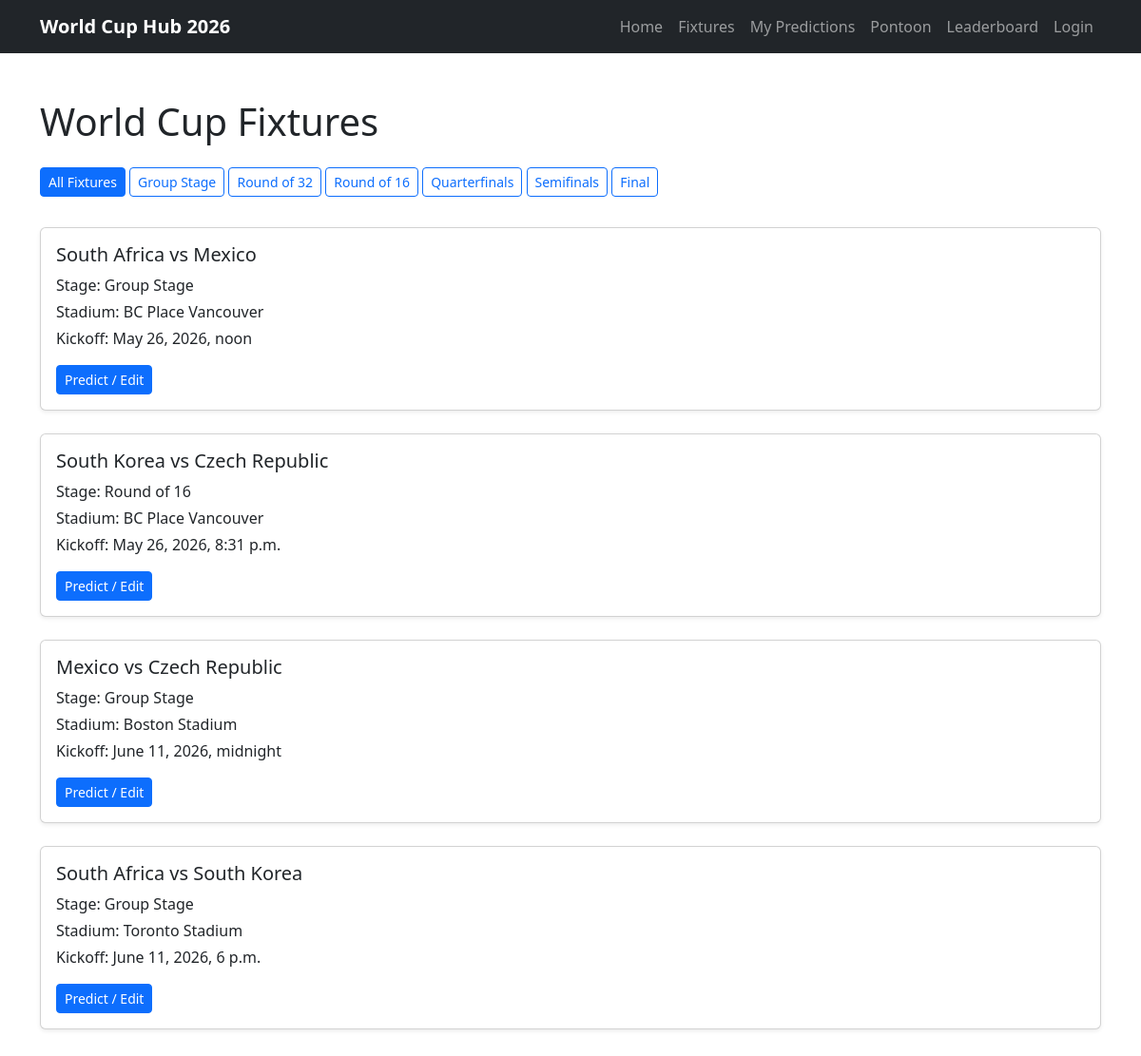
/fixtures/, run on an earlier commit of the app's database.
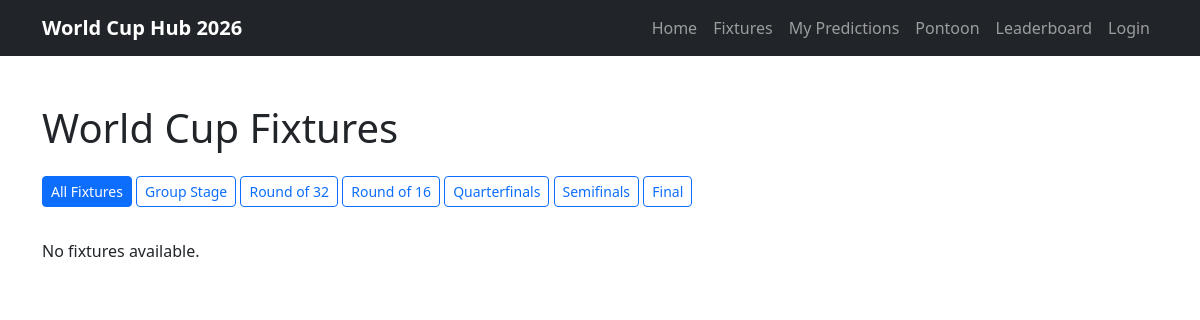
And on a later commit of the database.
### predictor/models.py (models this page shows, shortened)
class Fixture(models.Model):
    STAGE_CHOICES = [
        ('Group Stage', 'Group Stage'),
        ('Round of 32', 'Round of 32'),
        ('Round of 16', 'Round of 16'),
        ('Quarterfinals', 'Quarterfinals'),
        ('Semifinals', 'Semifinals'),
        ('Final', 'Final'),
    ]
    home_team = models.ForeignKey(
        Team,
        on_delete=models.CASCADE,
        related_name='home_fixtures'
    )
    away_team = models.ForeignKey(
        Team,
        on_delete=models.CASCADE,
        related_name='away_fixtures'
    )
    stadium = models.ForeignKey(
        Stadium,
        on_delete=models.SET_NULL,
        related_name='fixtures',
        null=True,
        blank=True
    )
    stage = models.CharField(max_length=20, choices=STAGE_CHOICES)
    kickoff_time = models.DateTimeField()
    home_team_score = models.PositiveIntegerField(blank=True, null=True)
    away_team_score = models.PositiveIntegerField(blank=True, null=True)
    class Meta:
        ordering = ['kickoff_time']

class Team(models.Model):
    GROUP_CHOICES = [
        ('A', 'Group A'),
        ('B', 'Group B'),
        ('C', 'Group C'),
        ('D', 'Group D'),
        ('E', 'Group E'),
        ('F', 'Group F'),
        ('G', 'Group G'),
        ('H', 'Group H'),
        ('I', 'Group I'),
        ('J', 'Group J'),
        ('K', 'Group K'),
        ('L', 'Group L'),
    ]
    name = models.CharField(max_length=100)
    group = models.CharField(max_length=1, choices=GROUP_CHOICES)
    manager = models.CharField(max_length=100, blank=True, null=True)
    captain = models.CharField(max_length=100, blank=True, null=True)
    best_world_cup_finish = models.CharField(max_length=100, blank=True, null=True)
    best_world_cup_year = models.CharField(max_length=100,blank=True,null=True)
    def __str__(self):
        return self.name

class Stadium(models.Model):
    name = models.CharField(max_length=100)
    city = models.CharField(max_length=100)
    capacity = models.PositiveBigIntegerField(blank=True, null=True)
    def __str__(self):
        return self.name

### predictor/views.py (the view)
# urls.py: path("fixtures/", views.fixture_list, name="fixtures"),
def fixture_list(request, stage=None):
    stages = Fixture.STAGE_CHOICES
    if stage:
        fixtures = Fixture.objects.filter(stage=stage)
        selected_stage = stage
    else:
        fixtures = Fixture.objects.all()
        selected_stage = "all"
    if request.user.is_authenticated:
        predictions = Prediction.objects.filter(user=request.user)
    else:
        predictions = []
    context = {
        "fixtures": fixtures,
        "predictions": predictions,
        "stages": stages,
        "selected_stage": selected_stage,
    }
    return render(request, "predictor/fixture_list.html", context)

### predictor/templates/predictor/fixture_list.html (shortened to what this page needs)
{% extends "base.html" %} {% block title %}Fixtures | World Cup Hub 2026{% endblock %} {% block content %}
<section class="container py-5">
  <h1 class="mb-4">World Cup Fixtures</h1>
<div class="mb-4">
    <a href="{% url 'fixtures' %}"
       class="btn btn-sm mb-2 {% if selected_stage == 'all' %}btn-primary{% else %}btn-outline-primary{% endif %}">
        All Fixtures
    </a>
    {% for stage_value, stage_label in stages %}
        <a href="{% url 'fixtures_by_stage' stage_value %}"
           class="btn btn-sm mb-2 {% if selected_stage == stage_value %}btn-primary{% else %}btn-outline-primary{% endif %}">
            {{ stage_label }}
        </a>
    {% endfor %}
</div>
  <div class="row">
    {% for fixture in fixtures %}
    <div class="col-12 mb-4">
      <div class="card shadow-sm">
        <div class="card-body">
          <h2 class="h5">{{ fixture.home_team }} vs {{ fixture.away_team }}</h2>
          <p class="mb-1">Stage: {{ fixture.get_stage_display }}</p>
          <p class="mb-1">Stadium: {{ fixture.stadium }}</p>
          <p class="mb-0">Kickoff: {{ fixture.kickoff_time }}</p>
          <a href="{% url 'create_prediction' fixture.id %}" class="btn btn-primary btn-sm mt-3"> Predict / Edit </a>
        </div>
      </div>
    </div>
    {% empty %}
    <p>No fixtures available.</p>
    {% endfor %}
  </div>
</section>
{% endblock %}

### templates/base.html (shortened to what this page needs)
{% load static %}
<!doctype html>
<html lang="en">
  <head>
    <link href="https://cdn.jsdelivr.net/npm/bootstrap@5.3.3/dist/css/bootstrap.min.css" rel="stylesheet" />
    <link rel="stylesheet" href="{% static 'css/style.css' %}" />
  </head>
  <body>
    <nav class="navbar navbar-expand-lg navbar-dark bg-dark">
      <div class="container">
        <a class="navbar-brand fw-bold" href="#">World Cup Hub 2026</a>
        <div class="collapse navbar-collapse" id="mainNavbar">
          <ul class="navbar-nav ms-auto mb-2 mb-lg-0">
            <li class="nav-item">
              <a class="nav-link" href="#">Home</a>
            </li>
            <li class="nav-item">
              <a class="nav-link" href="{% url 'fixtures' %}">Fixtures</a>
            </li>
            <li class="nav-item">
              <a class="nav-link" href="{% url 'my_predictions' %}"> My Predictions </a>
            </li>
            <li class="nav-item">
              <a class="nav-link" href="{% url 'pontoon_home' %}"> Pontoon </a>
            </li>
            <li class="nav-item">
              <a class="nav-link" href="{% url 'leaderboard' %}"> Leaderboard </a>
            </li>
            <li class="nav-item">
              <a class="nav-link" href="#">Login</a>
            </li>
          </ul>
        </div>
      </div>
    </nav>
<main>
  {% block content %}
  {% endblock %}
</main>
  </body>
</html>

What changed in the data, as far as the page shows it:
removed Fixture: home_team "South Africa", away_team "Mexico", stage "Group Stage", stadium "BC Place Vancouver", kickoff_time "May 26, 2026, noon"
removed Fixture: home_team "South Korea", away_team "Czech Republic", stage "Round of 16", stadium "BC Place Vancouver", kickoff_time "May 26, 2026, 8:31 p.m."
removed Fixture: home_team "Mexico", away_team "Czech Republic", stage "Group Stage", stadium "Boston Stadium", kickoff_time "June 11, 2026, midnight"
removed Fixture: home_team "South Africa", away_team "South Korea", stage "Group Stage", stadium "Toronto Stadium", kickoff_time "June 11, 2026, 6 p.m."
Also different on the page:
text now shown: "No fixtures available."
